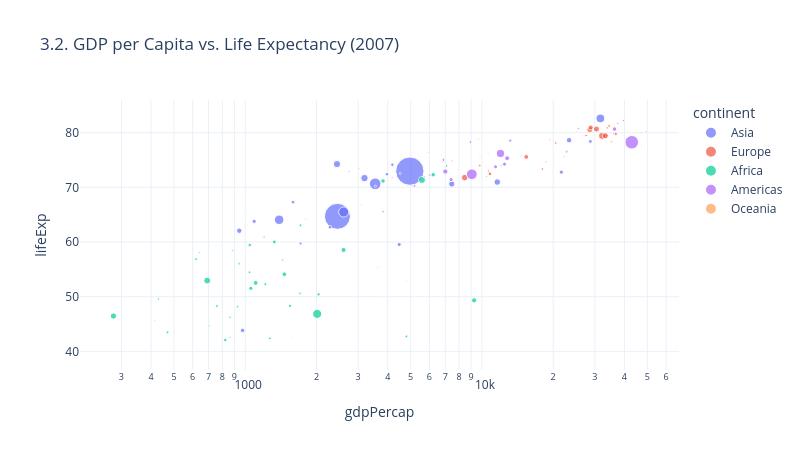

Write notebook code for a chart like this one.
### Markdown cell above
## 3.2. First Plot: Interactive Scatter
A classic: GDP per capita vs. life expectancy. We’ll map **color** to continent and **size** to population.

### Code cell
fig = px.scatter(
    gap.query("year == 2007"),
    x="gdpPercap", y="lifeExp",
    color="continent", size="pop",
    hover_name="country",
    log_x=True,
    title="3.2. GDP per Capita vs. Life Expectancy (2007)"
)
fig.show()

### Figure 1 — Plotly figure (JSON) as saved in the notebook; plotly's stock layout.template omitted (floating-point values rounded to 4 significant figures)
{"data": [{"hovertemplate": "<b>%{hovertext}</b><br><br>continent=Asia<br>gdpPercap=%{x}<br>lifeExp=%{y}<br>pop=%{marker.size}<extra></extra>", "hovertext": ["Afghanistan", "Bahrain", "Bangladesh", "Cambodia", "China", "Hong Kong, China", "India", "Indonesia", "Iran", "Iraq", "Israel", "Japan", "Jordan", "Korea, Dem. Rep.", "Korea, Rep.", "Kuwait", "Lebanon", "Malaysia", "Mongolia", "Myanmar", "Nepal", "Oman", "Pakistan", "Philippines", "Saudi Arabia", "Singapore", "Sri Lanka", "Syria", "Taiwan", "Thailand", "Vietnam", "West Bank and Gaza", "Yemen, Rep."], "legendgroup": "Asia", "marker": {"color": "#636efa", "size": [31889923, 708573, 150448339, 14131858, 1318683096, 6980412, 1110396331, 223547000, 69453570, 27499638, 6426679, 127467972, 6053193, 23301725, 49044790, 2505559, 3921278, 24821286, 2874127, 47761980, 28901790, 3204897, 169270617, 91077287, 27601038, 4553009, 20378239, 19314747, 23174294, 65068149, 85262356, 4018332, 22211743], "sizemode": "area", "sizeref": 3297000.0, "symbol": "circle"}, "mode": "markers", "name": "Asia", "orientation": "v", "showlegend": true, "type": "scatter", "x": [974.6, 29800.0, 1391.0, 1714.0, 4959.0, 39720.0, 2452.0, 3541.0, 11610.0, 4471.0, 25520.0, 31660.0, 4519.0, 1593.0, 23350.0, 47310.0, 10460.0, 12450.0, 3096.0, 944.0, 1091.0, 22320.0, 2606.0, 3190.0, 21650.0, 47140.0, 3970.0, 4185.0, 28720.0, 7458.0, 2442.0, 3025.0, 2281.0], "xaxis": "x", "y": [43.83, 75.64, 64.06, 59.72, 72.96, 82.21, 64.7, 70.65, 70.96, 59.55, 80.75, 82.6, 72.53, 67.3, 78.62, 77.59, 71.99, 74.24, 66.8, 62.07, 63.78, 75.64, 65.48, 71.69, 72.78, 79.97, 72.4, 74.14, 78.4, 70.62, 74.25, 73.42, 62.7], "yaxis": "y"}, {"hovertemplate": "<b>%{hovertext}</b><br><br>continent=Europe<br>gdpPercap=%{x}<br>lifeExp=%{y}<br>pop=%{marker.size}<extra></extra>", "hovertext": ["Albania", "Austria", "Belgium", "Bosnia and Herzegovina", "Bulgaria", "Croatia", "Czech Republic", "Denmark", "Finland", "France", "Germany", "Greece", "Hungary", "Iceland", "Ireland", "Italy", "Montenegro", "Netherlands", "Norway", "Poland", "Portugal", "Romania", "Serbia", "Slovak Republic", "Slovenia", "Spain", "Sweden", "Switzerland", "Turkey", "United Kingdom"], "legendgroup": "Europe", "marker": {"color": "#EF553B", "size": [3600523, 8199783, 10392226, 4552198, 7322858, 4493312, 10228744, 5468120, 5238460, 61083916, 82400996, 10706290, 9956108, 301931, 4109086, 58147733, 684736, 16570613, 4627926, 38518241, 10642836, 22276056, 10150265, 5447502, 2009245, 40448191, 9031088, 7554661, 71158647, 60776238], "sizemode": "area", "sizeref": 3297000.0, "symbol": "circle"}, "mode": "markers", "name": "Europe", "orientation": "v", "showlegend": true, "type": "scatter", "x": [5937.0, 36130.0, 33690.0, 7446.0, 10680.0, 14620.0, 22830.0, 35280.0, 33210.0, 30470.0, 32170.0, 27540.0, 18010.0, 36180.0, 40680.0, 28570.0, 9254.0, 36800.0, 49360.0, 15390.0, 20510.0, 10810.0, 9787.0, 18680.0, 25770.0, 28820.0, 33860.0, 37510.0, 8458.0, 33200.0], "xaxis": "x", "y": [76.42, 79.83, 79.44, 74.85, 73.0, 75.75, 76.49, 78.33, 79.31, 80.66, 79.41, 79.48, 73.34, 81.76, 78.89, 80.55, 74.54, 79.76, 80.2, 75.56, 78.1, 72.48, 74.0, 74.66, 77.93, 80.94, 80.88, 81.7, 71.78, 79.42], "yaxis": "y"}, {"hovertemplate": "<b>%{hovertext}</b><br><br>continent=Africa<br>gdpPercap=%{x}<br>lifeExp=%{y}<br>pop=%{marker.size}<extra></extra>", "hovertext": ["Algeria", "Angola", "Benin", "Botswana", "Burkina Faso", "Burundi", "Cameroon", "Central African Republic", "Chad", "Comoros", "Congo, Dem. Rep.", "Congo, Rep.", "Cote d'Ivoire", "Djibouti", "Egypt", "Equatorial Guinea", "Eritrea", "Ethiopia", "Gabon", "Gambia", "Ghana", "Guinea", "Guinea-Bissau", "Kenya", "Lesotho", "Liberia", "Libya", "Madagascar", "Malawi", "Mali", "Mauritania", "Mauritius", "Morocco", "Mozambique", "Namibia", "Niger", "Nigeria", "Reunion", "Rwanda", "Sao Tome and Principe", "Senegal", "Sierra Leone", "Somalia", "South Africa", "Sudan", "Swaziland", "Tanzania", "Togo", "Tunisia", "Uganda", "Zambia", "Zimbabwe"], "legendgroup": "Africa", "marker": {"color": "#00cc96", "size": [33333216, 12420476, 8078314, 1639131, 14326203, 8390505, 17696293, 4369038, 10238807, 710960, 64606759, 3800610, 18013409, 496374, 80264543, 551201, 4906585, 76511887, 1454867, 1688359, 22873338, 9947814, 1472041, 35610177, 2012649, 3193942, 6036914, 19167654, 13327079, 12031795, 3270065, 1250882, 33757175, 19951656, 2055080, 12894865, 135031164, 798094, 8860588, 199579, 12267493, 6144562, 9118773, 43997828, 42292929, 1133066, 38139640, 5701579, 10276158, 29170398, 11746035, 12311143], "sizemode": "area", "sizeref": 3297000.0, "symbol": "circle"}, "mode": "markers", "name": "Africa", "orientation": "v", "showlegend": true, "type": "scatter", "x": [6223.0, 4797.0, 1441.0, 12570.0, 1217.0, 430.1, 2042.0, 706.0, 1704.0, 986.1, 277.6, 3633.0, 1545.0, 2082.0, 5581.0, 12150.0, 641.4, 690.8, 13210.0, 752.7, 1328.0, 942.7, 579.2, 1463.0, 1569.0, 414.5, 12060.0, 1045.0, 759.3, 1043.0, 1803.0, 10960.0, 3820.0, 823.7, 4811.0, 619.7, 2014.0, 7670.0, 863.1, 1598.0, 1712.0, 862.5, 926.1, 9270.0, 2602.0, 4513.0, 1107.0, 883.0, 7093.0, 1056.0, 1271.0, 469.7], "xaxis": "x", "y": [72.3, 42.73, 56.73, 50.73, 52.3, 49.58, 50.43, 44.74, 50.65, 65.15, 46.46, 55.32, 48.33, 54.79, 71.34, 51.58, 58.04, 52.95, 56.73, 59.45, 60.02, 56.01, 46.39, 54.11, 42.59, 45.68, 73.95, 59.44, 48.3, 54.47, 64.16, 72.8, 71.16, 42.08, 52.91, 56.87, 46.86, 76.44, 46.24, 65.53, 63.06, 42.57, 48.16, 49.34, 58.56, 39.61, 52.52, 58.42, 73.92, 51.54, 42.38, 43.49], "yaxis": "y"}, {"hovertemplate": "<b>%{hovertext}</b><br><br>continent=Americas<br>gdpPercap=%{x}<br>lifeExp=%{y}<br>pop=%{marker.size}<extra></extra>", "hovertext": ["Argentina", "Bolivia", "Brazil", "Canada", "Chile", "Colombia", "Costa Rica", "Cuba", "Dominican Republic", "Ecuador", "El Salvador", "Guatemala", "Haiti", "Honduras", "Jamaica", "Mexico", "Nicaragua", "Panama", "Paraguay", "Peru", "Puerto Rico", "Trinidad and Tobago", "United States", "Uruguay", "Venezuela"], "legendgroup": "Americas", "marker": {"color": "#ab63fa", "size": [40301927, 9119152, 190010647, 33390141, 16284741, 44227550, 4133884, 11416987, 9319622, 13755680, 6939688, 12572928, 8502814, 7483763, 2780132, 108700891, 5675356, 3242173, 6667147, 28674757, 3942491, 1056608, 301139947, 3447496, 26084662], "sizemode": "area", "sizeref": 3297000.0, "symbol": "circle"}, "mode": "markers", "name": "Americas", "orientation": "v", "showlegend": true, "type": "scatter", "x": [12780.0, 3822.0, 9066.0, 36320.0, 13170.0, 7007.0, 9645.0, 8948.0, 6025.0, 6873.0, 5728.0, 5186.0, 1202.0, 3548.0, 7321.0, 11980.0, 2749.0, 9809.0, 4173.0, 7409.0, 19330.0, 18010.0, 42950.0, 10610.0, 11420.0], "xaxis": "x", "y": [75.32, 65.55, 72.39, 80.65, 78.55, 72.89, 78.78, 78.27, 72.23, 74.99, 71.88, 70.26, 60.92, 70.2, 72.57, 76.19, 72.9, 75.54, 71.75, 71.42, 78.75, 69.82, 78.24, 76.38, 73.75], "yaxis": "y"}, {"hovertemplate": "<b>%{hovertext}</b><br><br>continent=Oceania<br>gdpPercap=%{x}<br>lifeExp=%{y}<br>pop=%{marker.size}<extra></extra>", "hovertext": ["Australia", "New Zealand"], "legendgroup": "Oceania", "marker": {"color": "#FFA15A", "size": [20434176, 4115771], "sizemode": "area", "sizeref": 3297000.0, "symbol": "circle"}, "mode": "markers", "name": "Oceania", "orientation": "v", "showlegend": true, "type": "scatter", "x": [34440.0, 25190.0], "xaxis": "x", "y": [81.23, 80.2], "yaxis": "y"}], "layout": {"height": 450, "legend": {"itemsizing": "constant", "title": {"text": "continent"}, "tracegroupgap": 0}, "title": {"text": "3.2. GDP per Capita vs. Life Expectancy (2007)"}, "width": 800, "xaxis": {"anchor": "y", "domain": [0, 1], "title": {"text": "gdpPercap"}, "type": "log"}, "yaxis": {"anchor": "x", "domain": [0, 1], "title": {"text": "lifeExp"}}}}
